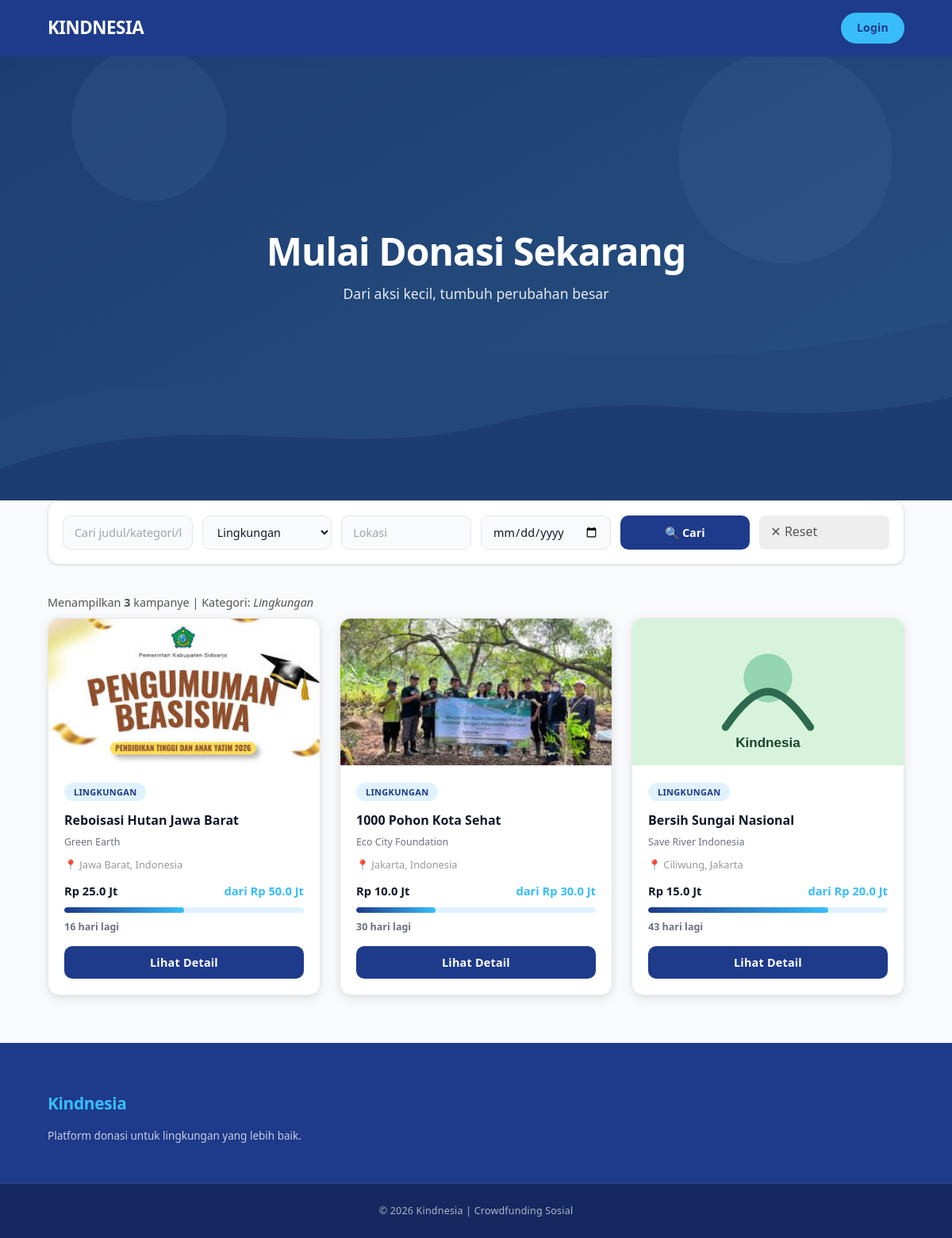
Page /index.php?kategori=Lingkungan on the committed database.
### tables this page shows
CREATE TABLE kampanye (
  id                INT UNSIGNED AUTO_INCREMENT PRIMARY KEY,
  pengelola_id      INT UNSIGNED NOT NULL,
  judul             VARCHAR(300) NOT NULL,
  kategori          ENUM('Lingkungan','Kesehatan','Pendidikan','Bencana','Fasilitas Umum') NOT NULL,
  lokasi            VARCHAR(200) DEFAULT NULL,
  deskripsi         TEXT         DEFAULT NULL,
  gambar            VARCHAR(300) DEFAULT NULL,
  target_dana       DECIMAL(15,2) NOT NULL DEFAULT 0,
  dana_terkumpul    DECIMAL(15,2) NOT NULL DEFAULT 0,
  deadline          DATE         NOT NULL,
  metode_donasi     VARCHAR(200) DEFAULT 'Transfer Bank, E-Wallet, QRIS',
  created_at        TIMESTAMP    DEFAULT CURRENT_TIMESTAMP,
  INDEX idx_deadline (deadline),
  INDEX idx_pengelola (pengelola_id),
  CONSTRAINT fk_kampanye_pengelola
    FOREIGN KEY (pengelola_id) REFERENCES pengelola(id) ON DELETE CASCADE
);

CREATE TABLE pengelola (
  id              INT UNSIGNED AUTO_INCREMENT PRIMARY KEY,
  username        VARCHAR(100)  NOT NULL UNIQUE,
  nama_pengelola  VARCHAR(200)  NOT NULL,
  email           VARCHAR(200)  NOT NULL UNIQUE,
  no_telepon      VARCHAR(20)   DEFAULT NULL,
  alamat          TEXT          DEFAULT NULL,
  password        VARCHAR(255)  NOT NULL,
  qris_image      VARCHAR(300)  DEFAULT NULL,
  no_ewallet      VARCHAR(100)  DEFAULT NULL,
  nama_ewallet    VARCHAR(100)  DEFAULT NULL,
  no_rekening     VARCHAR(100)  DEFAULT NULL,
  nama_bank       VARCHAR(100)  DEFAULT NULL,
  atas_nama       VARCHAR(200)  DEFAULT NULL,
  created_at      TIMESTAMP     DEFAULT CURRENT_TIMESTAMP
);

### config.php (called while the page is built, shortened)
<?php
function isLoggedIn() {
    return isset($_SESSION['user_id']) && isset($_SESSION['user_role']);
}
?>

### index.php (the view, shortened to what this page needs)
<?php
require_once 'config.php';
$user = isLoggedIn() ? currentUser() : null;
$keyword  = trim($_GET['q']      ?? '');
$kategori = trim($_GET['kategori'] ?? '');
$lokasi   = trim($_GET['lokasi'] ?? '');
$tanggal  = trim($_GET['tanggal'] ?? '');
$page     = max(1, intval($_GET['page'] ?? 1));
$perPage  = 6;
$offset   = ($page - 1) * $perPage;
$db = getDB();
$where  = ["k.deadline >= CURDATE()", "k.dana_terkumpul < k.target_dana"];
$params = [];
$types  = "";
if ($kategori !== '') {
    $where[]  = "k.kategori = ?";
    $params[] = $kategori;
    $types   .= "s";
}
$whereSQL = implode(' AND ', $where);
$countSQL  = "SELECT COUNT(*) FROM kampanye k WHERE $whereSQL";
$stmtCount = $db->prepare($countSQL);
if ($params) $stmtCount->bind_param($types, ...$params);
$stmtCount->execute();
$totalRows = $stmtCount->get_result()->fetch_row()[0];
$sql  = "SELECT k.id, k.judul, k.kategori, k.lokasi, k.gambar,
                k.target_dana, k.dana_terkumpul, k.deadline,
                p.nama_pengelola
         FROM kampanye k
         JOIN pengelola p ON p.id = k.pengelola_id
         WHERE $whereSQL
         ORDER BY k.deadline ASC, k.dana_terkumpul ASC
         LIMIT ? OFFSET ?";
$paramsPage   = array_merge($params, [$perPage, $offset]);
$typesPage    = $types . "ii";
$stmt         = $db->prepare($sql);
$stmt->bind_param($typesPage, ...$paramsPage);
$stmt->execute();
$kampanyes = $stmt->get_result()->fetch_all(MYSQLI_ASSOC);
function rupiahFormat($num) {
    if ($num >= 1000000) return 'Rp ' . number_format($num / 1000000, 1) . ' Jt';
    return 'Rp ' . number_format($num, 0, ',', '.');
}
function sisaHari($deadline) {
    $diff = (strtotime($deadline) - strtotime(date('Y-m-d'))) / 86400;
    return max(0, intval($diff));
}
function progressPct($terkumpul, $target) {
    return min(100, round($terkumpul / $target * 100));
}
?>
<!DOCTYPE html>
<html lang="id">
<head>
    <link rel="stylesheet" href="assets/css/index.css">
</head>
<body>
<header>
    <div class="container nav">
        <h1 class="logo">Kindnesia</h1>
        <nav>
            <?php if ($user): ?>
                <span class="user-info">👤 <?= htmlspecialchars($user['nama']) ?></span>
                <?php if ($user['role'] === 'pengelola'): ?>
                    <a href="dashboard.php">Dashboard</a>
                <?php else: ?>
                    <a href="riwayat_donasi.php">Donasi Saya</a>
                <?php endif; ?>
                <a href="logout.php" class="logout-btn">Logout</a>
            <?php else: ?>
                <a href="login.html" class="login-btn">Login</a>
            <?php endif; ?>
        </nav>
    </div>
</header>
<section class="hero">
    <div class="hero-content">
        <h2>Mulai Donasi Sekarang</h2>
        <p>Dari aksi kecil, tumbuh perubahan besar</p>
    </div>
</section>
<section class="filter container">
    <form method="GET" action="index.php" style="display:contents">
        <input type="text" name="q" placeholder="Cari judul/kategori/lokasi/tanggal..."
               value="<?= htmlspecialchars($keyword) ?>">
        <select name="kategori">
            <?php foreach(['Lingkungan','Kesehatan','Pendidikan','Bencana','Fasilitas Umum'] as $kat): ?>
                <option value="<?= $kat ?>" <?= $kategori === $kat ? 'selected' : '' ?>><?= $kat ?></option>
            <?php endforeach; ?>
        </select>
        <input type="text" name="lokasi" placeholder="Lokasi"
               value="<?= htmlspecialchars($lokasi) ?>">
        <input type="date" name="tanggal" value="<?= htmlspecialchars($tanggal) ?>" title="Filter berdasarkan deadline kampanye">
        <button type="submit">🔍 Cari</button>
        <?php if ($keyword || $kategori || $lokasi || $tanggal): ?>
            <a href="index.php" style="padding:8px 14px;background:#eee;border-radius:8px;text-decoration:none;color:#555">✕ Reset</a>
        <?php endif; ?>
    </form>
</section>
<?php if ($keyword || $kategori || $lokasi || $tanggal): ?>
<div class="container" style="margin-bottom:8px;color:#555;font-size:.9rem;">
    Menampilkan <strong><?= $totalRows ?></strong> kampanye
    <?= $kategori ? "| Kategori: <em>" . htmlspecialchars($kategori) . "</em>" : '' ?>
</div>
<?php endif; ?>
<section class="campaigns container">
<?php if (empty($kampanyes)): ?>
    <div class="no-result">
        <p style="font-size:2rem;">🔍</p>
        <p>Tidak ada kampanye yang ditemukan.</p>
        <a href="index.php">Lihat semua kampanye</a>
    </div>
<?php else: ?>
    <?php foreach ($kampanyes as $k):
        $pct   = progressPct($k['dana_terkumpul'], $k['target_dana']);
        $sisa  = sisaHari($k['deadline']);
        $imgSrc = $k['gambar'] ? 'uploads/kampanye/' . htmlspecialchars($k['gambar']) : 'assets/img/placeholder.svg';
    ?>
    <div class="card glass">
        <img src="<?= $imgSrc ?>" alt="<?= htmlspecialchars($k['judul']) ?>"
             onerror="this.src='assets/img/placeholder.svg'">
        <div class="card-body">
            <span class="badge"><?= htmlspecialchars($k['kategori']) ?></span>
            <h3><a href="details.php?id=<?= $k['id'] ?>"><?= htmlspecialchars($k['judul']) ?></a></h3>
            <p class="org"><?= htmlspecialchars($k['nama_pengelola']) ?></p>
            <?php if ($k['lokasi']): ?>
                <p class="org" style="font-size:.8rem;color:#999">📍 <?= htmlspecialchars($k['lokasi']) ?></p>
            <?php endif; ?>
            <div class="fund">
                <span><?= rupiahFormat($k['dana_terkumpul']) ?></span>
                <span class="target">dari <?= rupiahFormat($k['target_dana']) ?></span>
            </div>
            <div class="progress"><div style="width:<?= $pct ?>%"></div></div>
            <p class="deadline"><?= $sisa > 0 ? "$sisa hari lagi" : 'Segera berakhir' ?></p>
            <a href="details.php?id=<?= $k['id'] ?>">
                <button class="donate-btn">Lihat Detail</button>
            </a>
        </div>
    </div>
    <?php endforeach; ?>
<?php endif; ?>
</section>
<footer>
    <div class="footer-content container">
        <div>
            <h3>Kindnesia</h3>
            <p>Platform donasi untuk lingkungan yang lebih baik.</p>
        </div>
    </div>
    <div class="copyright">
        <p>© 2026 Kindnesia | Crowdfunding Sosial</p>
    </div>
</footer>
</body>
</html>

### rows in the picture
kampanye: gambar (picture), kategori "LINGKUNGAN", judul "Reboisasi Hutan Jawa Barat", pengelola.nama_pengelola "Green Earth", lokasi "Jawa Barat, Indonesia", dana_terkumpul "Rp 25.0 Jt", target_dana "Rp 50.0 Jt", deadline "16"
kampanye: gambar (picture), kategori "LINGKUNGAN", judul "1000 Pohon Kota Sehat", pengelola.nama_pengelola "Eco City Foundation", lokasi "Jakarta, Indonesia", dana_terkumpul "Rp 10.0 Jt", target_dana "Rp 30.0 Jt", deadline "30"
kampanye: shows a picture, kategori "LINGKUNGAN", judul "Bersih Sungai Nasional", pengelola.nama_pengelola "Save River Indonesia", lokasi "Ciliwung, Jakarta", dana_terkumpul "Rp 15.0 Jt", target_dana "Rp 20.0 Jt", deadline "43"

### other values in the picture
$totalRows "3"
$kategori "Lingkungan"
form field kategori "Lingkungan"
